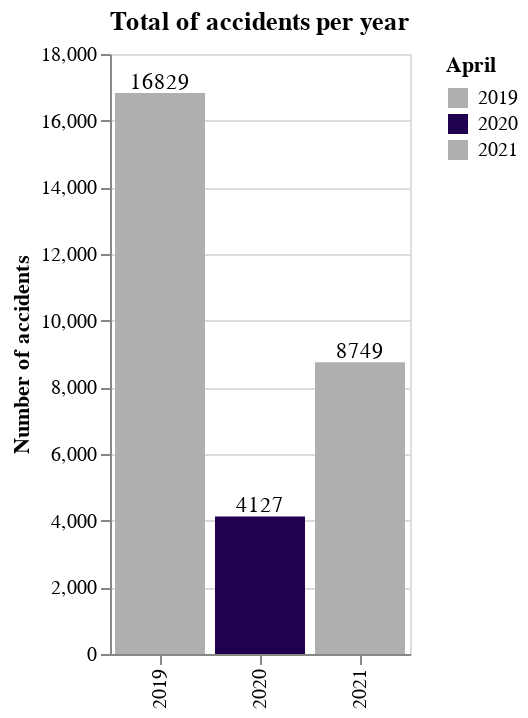

Here is the notebook cell this chart was saved with:
### Code cell
#With the following, the total of accidents for each year is calculated:
total19=dat19['Accidents'].sum()
total20=dat20['Accidents'].sum()
total21=dat21['Accidents'].sum()

#Data to be plotted, for 2019-2020-2021:
data_year=pd.DataFrame({"April":['2019','2020','2021'],
                           "Number of accidents":[total19,total20,total21]})

#Comparison of accidents among the desired years:
bar_total=alt.Chart(data_year).mark_bar(size=40).encode(
    alt.X('April', title=''),
    y='Number of accidents'
)
bars=bar_total.mark_bar().encode(
    color=alt.Color('April:N',scale=alt.Scale(range=['#afafaf','#210050','#afafaf']))
).properties(title='Total of accidents per year',width=150, height=300)
text = bar_total.mark_text(
    align='center',
    baseline='bottom',
    color='black'
).encode(
    text='Number of accidents:Q'
)
a_3=(bars + text)
a_3

### Figure 1 — Vega-Lite specification as saved in the notebook (floating-point values rounded to 4 significant figures)
{"config": {"view": {"continuousWidth": 400, "continuousHeight": 300}}, "layer": [{"mark": "bar", "encoding": {"color": {"field": "April", "scale": {"range": ["#afafaf", "#210050", "#afafaf"]}, "type": "nominal"}, "x": {"field": "April", "title": "", "type": "nominal"}, "y": {"field": "Number of accidents", "type": "quantitative"}}, "height": 300, "title": "Total of accidents per year", "width": 150}, {"mark": {"type": "text", "align": "center", "baseline": "bottom", "color": "black"}, "encoding": {"text": {"field": "Number of accidents", "type": "quantitative"}, "x": {"field": "April", "title": "", "type": "nominal"}, "y": {"field": "Number of accidents", "type": "quantitative"}}}], "data": {"name": "data-8efdbe5d1083724cda3f282f9a4d054b"}, "$schema": "https://vega.github.io/schema/vega-lite/v4.17.0.json", "datasets": {"data-8efdbe5d1083724cda3f282f9a4d054b": [{"April": "2019", "Number of accidents": 16829}, {"April": "2020", "Number of accidents": 4127}, {"April": "2021", "Number of accidents": 8749}]}}
